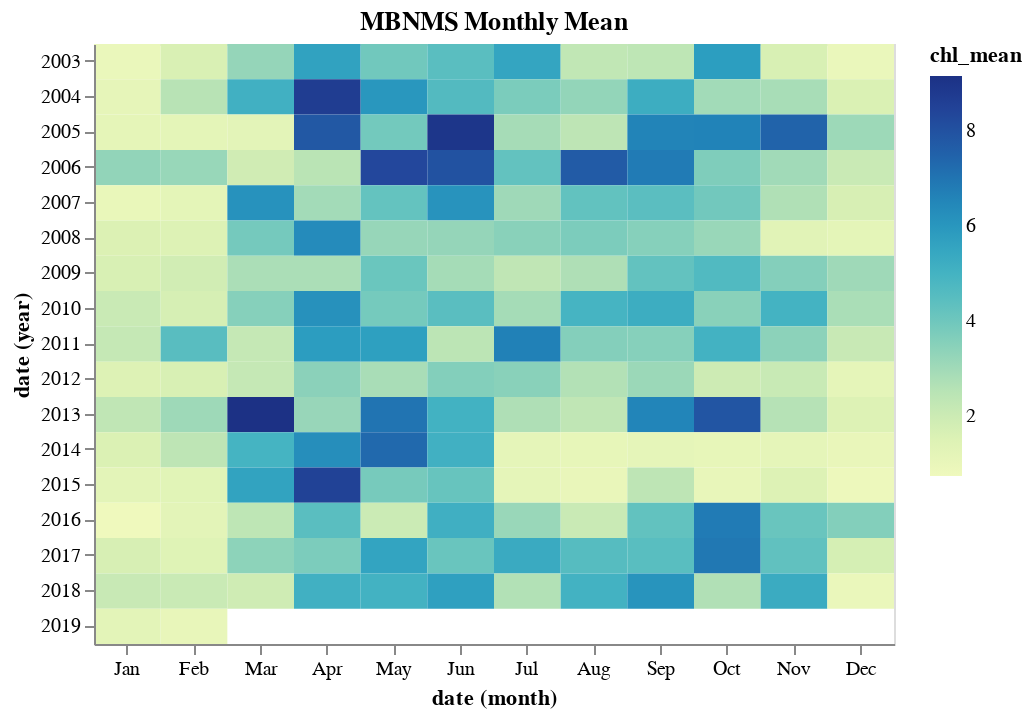

Notebook code for this chart:
### Code cell
chart = alt.Chart(
    df,
    title="MBNMS Monthly Mean"
).mark_rect().encode(
    x=alt.X('date:O', timeUnit='month'),
    y=alt.Y('date:O', timeUnit='year'),
    color=alt.Color('chl_mean:Q'),
        tooltip=[
        alt.Tooltip('date:T', timeUnit='yearmonth', title='Date'),
        alt.Tooltip('chl_mean:Q',title='CHl-a')
    ]
).properties(width=400)
chart.save('chart.html')
chart

### Figure 1 — Vega-Lite specification as saved in the notebook (floating-point values rounded to 4 significant figures; data arrays with more than 128 entries replaced by an {"elided": "..."} marker saying what was removed)
{"$schema": "https://vega.github.io/schema/vega-lite/v2.6.0.json", "config": {"view": {"height": 300, "width": 400}}, "data": {"name": "data-1034b2aa8295fd318370d0548031581c"}, "datasets": {"data-1034b2aa8295fd318370d0548031581c": {"elided": "194 records"}}, "encoding": {"color": {"field": "chl_mean", "type": "quantitative"}, "tooltip": [{"field": "date", "timeUnit": "yearmonth", "title": "Date", "type": "temporal"}, {"field": "chl_mean", "title": "CHl-a", "type": "quantitative"}], "x": {"field": "date", "timeUnit": "month", "type": "ordinal"}, "y": {"field": "date", "timeUnit": "year", "type": "ordinal"}}, "mark": "rect", "title": "MBNMS Monthly Mean", "width": 400}
